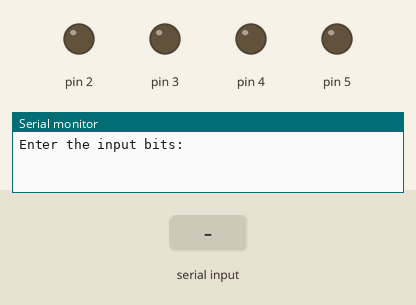
Recording of a sketch running on a simulated Arduino Uno, built with avr-gcc and run on an emulated ATmega328P. On the bench: output pins drawn as LEDs (lit = HIGH), the last lines printed to the serial monitor. The test bench sets the inputs (shaded band).

Above: at 3.0 s.
3.1 s: "90,45\n" received over Serial
At 5.6 s:
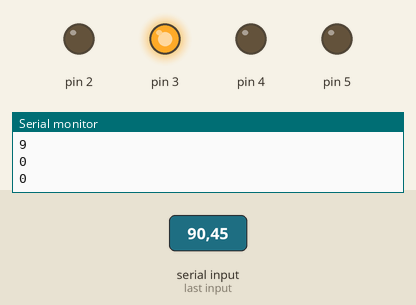
6.1 s: "5\n" received over Serial
At 8.8 s:
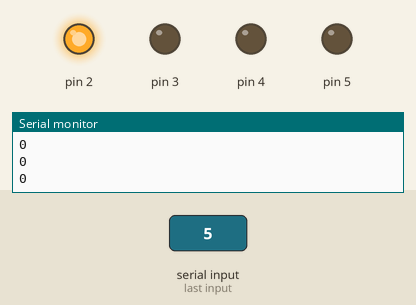
9.1 s: "200\n" received over Serial
At 11.5 s:
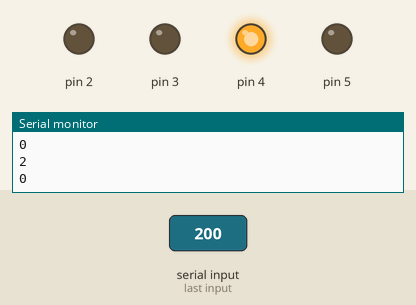
12.1 s: "30,150\n" received over Serial
At 15.0 s:
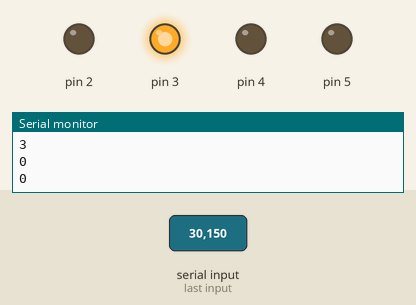
Timing chart, 0 to 16.1 s (numbered marks = the images above; inputs shaded):
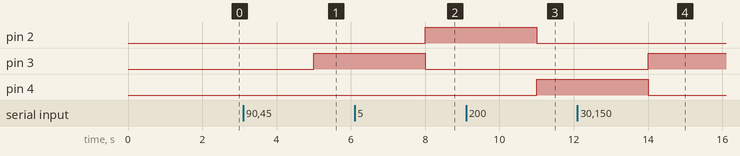

The sketch:

ard_to_fpga.ino
```cpp
void setup() {
  // put your setup code here, to run once:
  pinMode(2, OUTPUT);
  pinMode(3,OUTPUT);
  pinMode(4, OUTPUT);
  pinMode(5, OUTPUT);

  Serial.begin(9600);

}

void loop() {
  int a,b,c,d,temp;
  // put your main code here, to run repeatedly:

  delay(2000);
  Serial.println("Enter the input bits:");


  if (Serial.available() > 0) {
    String s = Serial.readString();
    int data = s.toInt();
    Serial.println("Bits sent to fpga board:");
    Serial.print(data);

    Serial.print("\n\n\n");
     a= data%10;
     temp=data/10;

     Serial.println(a);
     digitalWrite(2,a);
     b=temp%10;
     temp=temp/10;
     Serial.println(b);
      digitalWrite(3,b);
     c=temp%10;
     temp=temp/10;
     Serial.println(c);
      digitalWrite(4,c);
     d=temp%10;
     temp=temp/10;
     Serial.println(d);
      digitalWrite(5,d);

    }


}
```

Measured:
- after the input at 3.1 s, pin 3: LOW → HIGH after 1.9 s
- after the input at 6.1 s, pin 2: LOW → HIGH after 1.9 s; pin 3: HIGH → LOW after 1.9 s
- after the input at 9.1 s, pin 2: HIGH → LOW after 1.9 s; pin 4: LOW → HIGH after 1.9 s
- after the input at 12.1 s, pin 3: LOW → HIGH after 1.9 s; pin 4: HIGH → LOW after 1.9 s
